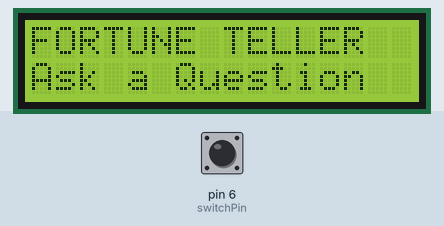
Simulated run of this sketch. Board: Arduino Uno, built with avr-gcc and run on an emulated ATmega328P. Shown: 16×2 character LCD. Inputs (shaded band) come from the test bench; at power-on: pin 6 (switchPin) LOW. Random numbers use the default seed unless the sketch sets one.

Above: at 1.2 s.
1.3 s: pin 6 (switchPin) pulled HIGH for 0.15 s
At 2.1 s:
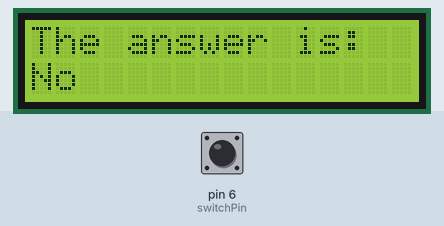
2.9 s: pin 6 (switchPin) pulled HIGH for 1 s
At 4.6 s:
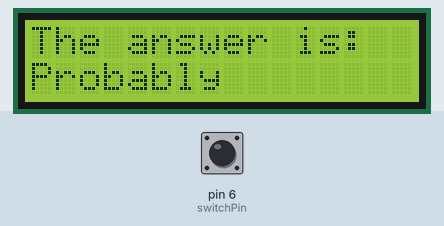
5.4 s: pin 6 (switchPin) pulsed HIGH 5 times (0.12 s each, 0.3 s apart)
At 7.2 s:
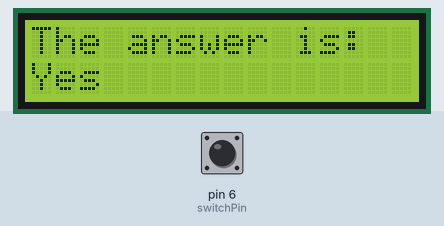
8.4 s: pin 6 (switchPin) pulled HIGH for 0.15 s
At 9.7 s:
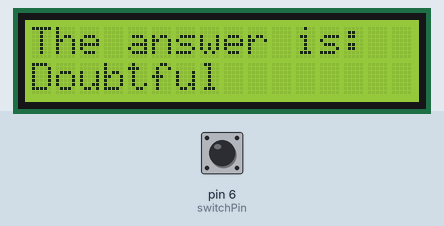
10.0 s: pin 6 (switchPin) pulled HIGH for 3.2 s
At 14.1 s:
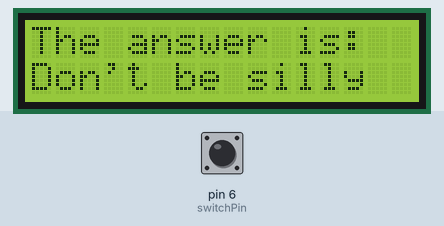
14.7 s: pin 6 (switchPin) pulled HIGH for 0.15 s
At 15.9 s:
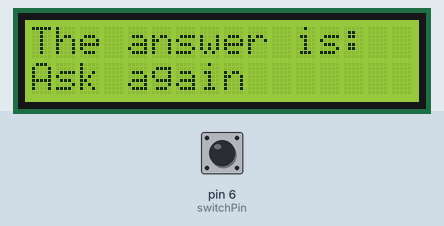
Timing chart, 0 to 17.3 s (numbered marks = the images above; inputs shaded):
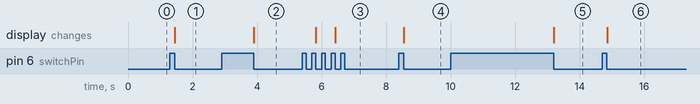

The sketch:

Project_14_Fortune_Teller.ino
```cpp
/* Created 13 September 2012
  by Scott Fitzgerald http://arduino.cc/starterKit
  This example code is part of the public domain
*/
#include <LiquidCrystal.h>
LiquidCrystal lcd(12, 11, 5, 4, 3, 2); // Pins attached to LCD screen
const int switchPin = 6; // Pin attached to tilt switch
int switchState = 0;
int prevSwitchState = 0;
int reply;
void setup() {
  lcd.begin(16, 2);
  pinMode(switchPin, INPUT); // Set switch pin as an input
  lcd.print("FORTUNE TELLER"); // Print this on line 1
  lcd.setCursor(0, 1);
  lcd.print("Ask a Question"); // Print this on line 2
}
void loop() {
  switchState = digitalRead(switchPin); // Read switch pin
  if (switchState != prevSwitchState) {
    if (switchState == LOW) { // If circuit is broken, give answer
      reply = random(8); // Reply is 1 of 8 random cases as below
      lcd.clear();
      lcd.setCursor(0, 0);
      lcd.print("The answer is: "); // Print this to screen
      lcd.setCursor(0, 1);
      switch (reply) { // Reply will be one of the following cases
        case 0:
          lcd.print("Yes");
          break;
        case 1:
          lcd.print("Probably");
          break;
        case 2:
          lcd.print("Definitely");
          break;
        case 3:
          lcd.print("Don't be silly");
          break;
        case 4:
          lcd.print("Of course");
          break;
        case 5:
          lcd.print("Ask again");
          break;
        case 6:
          lcd.print("Doubtful");
          break;
        case 7:
          lcd.print("No");
          break;
      }
    }
  }
  prevSwitchState = switchState; // Reset the switch
}
```

Measured:
- after the input at 1.3 s, the display: changes after 0.15 s (image 1)
- after the input at 2.9 s, the display: changes after 1.0 s (image 2)
- after the input at 5.4 s, the display: first changes after 0.43 s (image 3 shows a later state)
- after the input at 8.4 s, the display: changes after 0.16 s (image 4)
- after the input at 10.0 s, the display: changes after 3.2 s (image 5)
- after the input at 14.7 s, the display: changes after 0.16 s (image 6)
